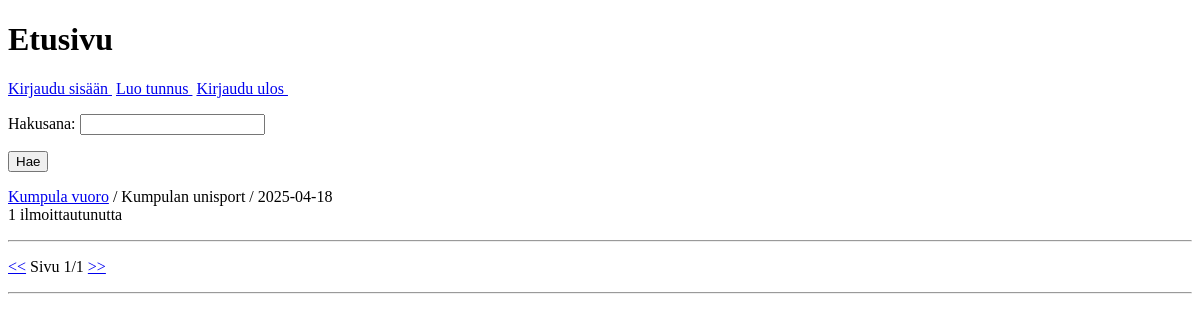
Before: / with the older database file.
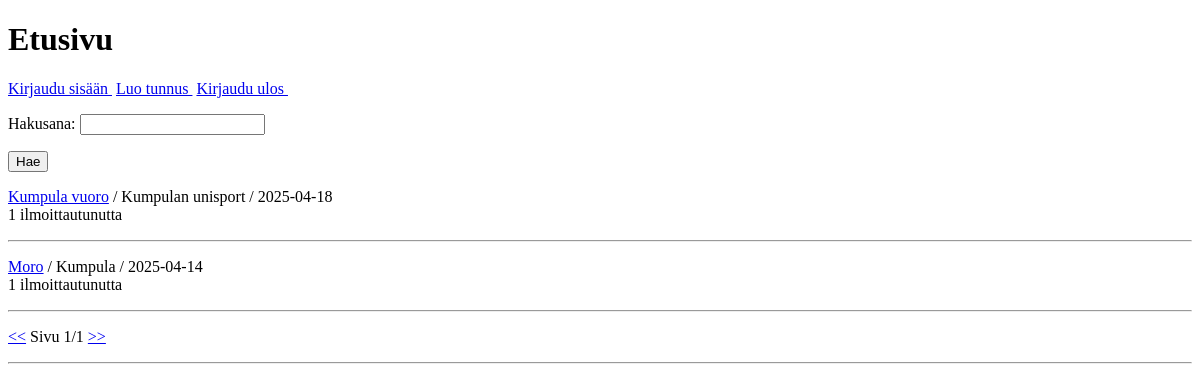
After: the same page with the newer database file.
### tables this page shows
CREATE TABLE notices (id INTEGER PRIMARY KEY, title TEXT, content TEXT, user_id INTEGER REFERENCES users, date TEXT, location TEXT);

### app.py (the view)
@app.route("/")
@app.route("/<int:page>")
def index(page=1):
    page_size = 10
    notice_count = forum.notice_count()
    page_count = math.ceil(notice_count / page_size)
    page_count = max(page_count, 1)
    if page < 1:
        return redirect("/1")
    if page > page_count:
        return redirect("/" + str(page_count))
    notices = forum.get_notices(page, page_size)
    return render_template("frontpage.html", page=page, page_count = page_count, notices=notices)

### db.py (called while the page is built)
def get_db_connection():
    connection = sqlite3.connect('database.db')
    connection.row_factory = sqlite3.Row
    return connection

### forum.py (called while the page is built)
def get_notices(page, page_size):
    connection = get_db_connection()
    sql = """SELECT n.id, n.title, COUNT(s.id) total, n.location, n.date
            FROM notices n
            LEFT JOIN signings s ON n.id = s.notice_id
            GROUP BY n.id
            ORDER BY n.date DESC
            LIMIT ? OFFSET ?"""
    limit = page_size
    offset = page_size * (page - 1)
    notices = connection.execute(sql, [limit, offset]).fetchall()
    connection.close()
    return notices

def notice_count():
    connection = get_db_connection()
    sql = "SELECT COUNT(n.id) FROM notices n"
    search = connection.execute(sql)
    result = search.fetchone()[0]
    connection.close()
    return result

### templates/frontpage.html (shortened to what this page needs)
<!DOCTYPE html>
<html>
<head>
</head>
<body>
 <h1>Etusivu</h1>
 <p>
   <a href="/login">Kirjaudu sisään <a/> &zwnj;
   <a href="/register">Luo tunnus <a/> &zwnj;
   <a href="/logout">Kirjaudu ulos <a/> &zwnj;
 <p>
  <form action="/search" method="get">
    <p>
      Hakusana:
      {% if query %}
      <input type="text" name="query" value="{{ query }}" />
      {% else %}
      <input type="text" name="query" />
      {% endif %}
    </p>
    <input type="submit" value="Hae" />
  </form>
 {% for notice in notices %}
  <p>
    <a href="/notice/{{ notice.id }}">{{ notice.title }}</a> / {{ notice.location }} / {{ notice.date }}
    <br />
    {{ notice.total }} ilmoittautunutta
  </p>
  <hr />
  {% endfor %}
  <p>
    <a href="/{{ page - 1 }}">&lt;&lt;</a>
    Sivu {{ page }}/{{ page_count }}
    <a href="/{{ page + 1 }}">&gt;&gt;</a>
  </p>
  <hr />
<body>

Changed rows visible on the page:
added notices: title "Moro", location "Kumpula", date "2025-04-14", total "1"
